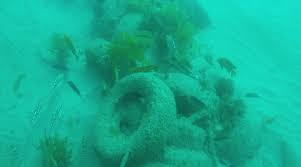
#> input picture Input Denoise/14_mEpKwpp.jpeg, 301 x 167 px
$ python -i utility.py   (imports and definitions only)
#> lines starting #> are read from the running program, lines starting #| are printed output that depends on the picture
#> further down, picture is the input picture: shape (167, 301, 3); mean B, G, R 143.9, 172.6, 19.6
import numpy as np
import cv2 as cv
import matplotlib.pyplot as plt
from .PSO import *

# shows histogram of all 3 channels
def color_hist(img):

    y = np.linspace(0 ,256)
    fig , ax = plt.subplots(3,1)
    ax[0].hist(img[:,:,0].flatten().ravel(),color='blue',bins = 256)
    ax[1].hist(img[:,:,1].flatten().ravel(),color='green',bins = 256)
    ax[2].hist(img[:,:,2].flatten().ravel(),color='red',bins = 256)

    plt.show()

def plot_hist(img):

    plt.hist(img.flatten(),bins = 150)
    plt.show()

# stacking BGR channels in order after computation
def image(input):
    val = list(input)

    for p in range(len(val)):
        if val[p][1]=="B":
            b = val[p][0]
        elif val[p][1]=="G":
            g = val[p][0]
        if val[p][1]=="R":
            r = val[p][0]
    img = np.dstack([b,g,r])
    img = np.array(img,dtype=np.uint8)

    return img

# Indicating superior, inferior and intermediate channels based on mean of pixels in channel
def superior_inferior_split(img):

    B, G, R = cv.split(img)
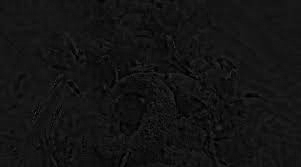
#> R: shape (167, 301); min 0, max 64, mean 19.6

    pixel = {"B":np.mean(B) ,"G":np.mean(G),"R":np.mean(R)}
#> pixel = {'B': 143.9, 'G': 172.6, 'R': 19.56}
    pixel_ordered = dict(sorted(pixel.items(), key=lambda x: x[1], reverse=True))
#> pixel_ordered = {'G': 172.6, 'B': 143.9, 'R': 19.56}

    # Classifying Maximum, Minimum and Intermediate channels of image
    label =["Pmax","Pint","Pmin"]
    chanel={}

    for i,j in zip(range(len(label)),pixel_ordered.keys()):
         if j=="B":
             chanel[label[i]]=list([B,j])

         elif j=="G":
             chanel[label[i]]=list([G,j])

         else:
             chanel[label[i]]=list([R,j])
#> this loop made 3 passes
#> j on passes 1 to 3: 'G', 'B', 'R'
#> after the loop, chanel = 3 items

    return chanel


def neutralize_image(img):

    track = superior_inferior_split(img)
#> track = 3 items

    Pmax = track["Pmax"][0]
    Pint = track["Pint"][0]
    Pmin = track["Pmin"][0]

    #gain_factor Pint
    J = (np.sum(Pmax) - np.sum(Pint))/(np.sum(Pmax) + np.sum(Pint))
#> J = 0.0905

    #gain_factor Pmin
    K = (np.sum(Pmax) - np.sum(Pmin))/(np.sum(Pmax) + np.sum(Pmin))
#> K = 0.796

    track["Pint"][0] = Pint + (J * Pmax)
    track["Pmin"][0] = Pmin + (K * Pmax)

    #neutralised image
    neu_img = image(track.values())
#> in image, `img = np.dstack([b,g,r])`:
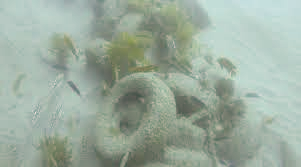
#> img: shape (167, 301, 3) float64; mean of channels 0, 1, 2 159.5, 172.6, 157; drawn as B, G, R

    return neu_img


def Stretching(image):

    LSR_img = [] # for lower stretched image
    USR_img = [] # for upper stretched image
    height, width = image.shape[:2]
#> height = 167; width = 301

    for i in range(image.shape[2]):
        img_hist = image[:,:,i]
        max_P = np.max(img_hist)
        min_P = np.min(img_hist)

        mean_P = np.mean(img_hist)
        median_P = np.median(img_hist)

        avg_point = (mean_P + median_P)/2

        LS_img = np.zeros((height, width))
        US_img = np.zeros((height, width))

        for i in range(0, height):
            for j in range(0, width):
                if img_hist[i][j] < avg_point:
                    LS_img[i][j] = int((( img_hist[i][j] - min_P) * ((255 - min_P) / (avg_point - min_P)) + min_P))
                    US_img[i][j] = 0
                    #array_upper_histogram_stretching[i][j] = p_out
                else:
                    LS_img[i][j] = 255
                    US_img[i][j] = int((( img_hist[i][j] - avg_point) * ((255) / (max_P - avg_point))))

        LSR_img.append(LS_img)
        USR_img.append(US_img)
#> this loop made 3 passes
#> (max_P, min_P, mean_P, median_P, avg_point) on passes 1 to 3: (225, 73, 159.1, 162, 160.5), (226, 82, 172.6, 175, 173.8), (243, 67, 156.5, 160, 158.2)
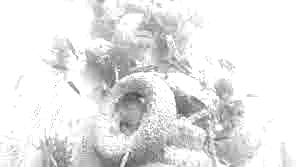
#> LS_img: shape (167, 301) float64; min 67, max 255, mean 229.7
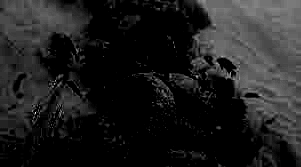
#> US_img: shape (167, 301) float64; min 0, max 255, mean 31.2
#> after the loop, LSR_img = 3 items; USR_img = 3 items

    LS = np.array(np.dstack(LSR_img),dtype=np.uint8)
    US = np.array(np.dstack(USR_img),dtype=np.uint8)
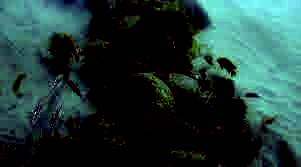
#> US: shape (167, 301, 3); mean of channels 0, 1, 2 55.6, 59.4, 31.2; drawn as B, G, R

    return LS,US


def enhanced_image(img1, img2):

    #integration of dual intensity images to get Enhanced-constrast output image
    b1,g1,r1 = cv.split(img1)
    b2,g2,r2 = cv.split(img2)
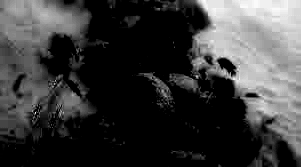
#> g2: shape (167, 301); min 0, max 255, mean 59.4

    height, width = img1.shape[:2]
#> height = 167; width = 301
    dual_img=np.zeros((height, width,3),dtype=np.uint8)

    dual_img[:,:,0] = np.array(np.add(b1/2, b2/2),dtype = np.uint8)
    dual_img[:,:,1] = np.array(np.add(g1/2, g2/2),dtype = np.uint8)
    dual_img[:,:,2] = np.array(np.add(r1/2, r2/2),dtype = np.uint8)

    return dual_img


def pso_image(img):

    group = superior_inferior_split(img)
#> in superior_inferior_split (call 2), `B, G, R = cv.split(img)`:
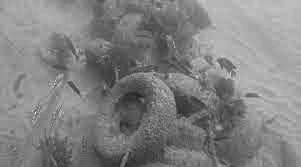
#> R: shape (167, 301); min 33, max 255, mean 130.2
#> in superior_inferior_split (call 2), `pixel = {"B":np.mean(B) ,"G":np.mean(G),"R":np.mean(R)}`: pixel = {'B': 138.7, 'G': 144.2, 'R': 130.2}
#> in superior_inferior_split (call 2), `pixel_ordered = dict(sorted(pixel.items(), key=lambda x: x[1], reverse..`: pixel_ordered = {'G': 144.2, 'B': 138.7, 'R': 130.2}
#> the loop in superior_inferior_split (call 2), `for i,j in zip(range(len(label)),pixel_ordered.keys()):` made 3 passes
#> group = 3 items

    maxi = np.mean(group["Pmax"][0])
#> maxi = 144.2
    inte = np.mean(group["Pint"][0])
#> inte = 138.7
    mini = np.mean(group["Pmin"][0])
#> mini = 130.2

    # Defining hyperparameters
    n = 50  # number of particles
    params = {"wmax" : 0.9, "wmin" : 0.4, "c1" : 2 , "c2" : 2}
    max_iteration = 100

    x = np.array([inte, mini])
#> x = [138.7, 130.2]

    def func(X,P_sup = maxi):
        return np.square(P_sup - X[0])+np.square(P_sup - X[1])

    nVar= 2  # number of variables to optimize
    VarMin = 0  # lower bound of variables , you can use np.array() for different variables
    VarMax = 255   # upper bound of variables, you can use np.array() for different variables

#> (the run stopped early here; a loop or call above may not have finished)

$ run again, on Input Denoise/2.jpeg
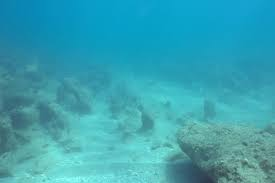
#> input picture Input Denoise/2.jpeg, 275 x 183 px
#> picture is the input picture: shape (183, 275, 3); mean B, G, R 178.5, 162.8, 56.4
#> pixel = {'B': 178.5, 'G': 162.8, 'R': 56.42}
#> the loop in superior_inferior_split, `for i,j in zip(range(len(label)),pixel_ordered.keys()):` made 3 passes
#> j on passes 1 to 3: 'B', 'G', 'R'
#> after the loop in superior_inferior_split, `for i,j in zip(range(len(label)),pixel_ordered.keys()):`: chanel = 3 items
#> J = 0.0459
#> K = 0.52
#> the loop in Stretching, `for i in range(image.shape[2]):` made 3 passes
#> (max_P, min_P, mean_P, median_P, avg_point) on passes 1 to 3: (254, 71, 178.5, 184, 181.2), (255, 0, 170.3, 168, 169.1), (255, 0, 148.2, 139, 143.6)
#> after the loop in Stretching, `for i in range(image.shape[2]):`:
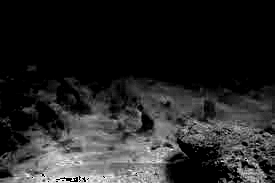
#> US_img: shape (183, 275) float64; min 0, max 255, mean 38.6
#> after the loop in Stretching, `for i in range(image.shape[2]):`: LSR_img = 3 items
#> in superior_inferior_split (call 2), `B, G, R = cv.split(img)`:
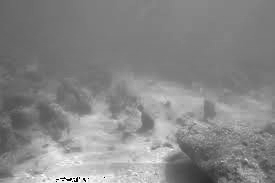
#> G: shape (183, 275); min 0, max 255, mean 135.4
#> pixel = {'B': 132, 'G': 135.4, 'R': 135.4}
#> pixel_ordered = {'R': 135.4, 'G': 135.4, 'B': 132}
#> the loop in superior_inferior_split (call 2), `for i,j in zip(range(len(label)),pixel_ordered.keys()):` made 3 passes
#> group = 3 items
#> maxi = 135.4
#> mini = 132
#> x = [135.4, 132]

$ run again, on Input Denoise/6.jpeg
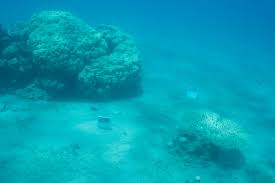
#> input picture Input Denoise/6.jpeg, 275 x 183 px
#> picture is the input picture: shape (183, 275, 3); mean B, G, R 178.6, 157.5, 3.4
#> pixel = {'B': 178.6, 'G': 157.5, 'R': 3.37}
#> the loop in superior_inferior_split, `for i,j in zip(range(len(label)),pixel_ordered.keys()):` made 3 passes
#> j on passes 1 to 3: 'B', 'G', 'R'
#> after the loop in superior_inferior_split, `for i,j in zip(range(len(label)),pixel_ordered.keys()):`: chanel = 3 items
#> J = 0.0629
#> K = 0.963
#> the loop in Stretching, `for i in range(image.shape[2]):` made 3 passes
#> (max_P, min_P, mean_P, median_P, avg_point) on passes 1 to 3: (243, 100, 178.6, 186, 182.3), (252, 0, 168.3, 172, 170.1), (255, 0, 173.3, 180, 176.7)
#> after the loop in Stretching, `for i in range(image.shape[2]):`:
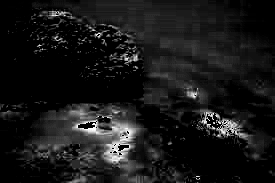
#> US_img: shape (183, 275) float64; min 0, max 255, mean 24
#> after the loop in Stretching, `for i in range(image.shape[2]):`: LSR_img = 3 items
#> in superior_inferior_split (call 2), `B, G, R = cv.split(img)`:
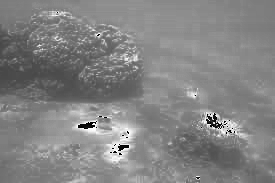
#> R: shape (183, 275); min 0, max 255, mean 131.4
#> pixel = {'B': 131.1, 'G': 133.9, 'R': 131.4}
#> pixel_ordered = {'G': 133.9, 'R': 131.4, 'B': 131.1}
#> the loop in superior_inferior_split (call 2), `for i,j in zip(range(len(label)),pixel_ordered.keys()):` made 3 passes
#> group = 3 items
#> maxi = 133.9
#> inte = 131.4
#> mini = 131.1
#> x = [131.4, 131.1]
